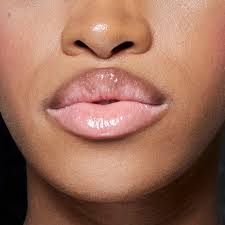
#> input picture test/test.jpg, 225 x 225 px
$ python -i enhanced_features.py   (imports and definitions only)
#> lines starting #> are read from the running program, lines starting #| are printed output that depends on the picture
# enhanced_features.py
import cv2
import numpy as np
from skimage import feature, color
import pandas as pd
from PIL import Image
import pillow_heif
from sklearn.model_selection import train_test_split
from sklearn.metrics import mean_absolute_error
from sklearn.ensemble import RandomForestRegressor

# [1 line not run here, left out]
# [1 line that did not run here, left out]
data_dir = "DSA/data"
# [1 line that did not run here, left out]

def extract_advanced_features(image_path):
    """Extract comprehensive features from lip images"""
#> called with image_path = '../test/test.jpg'
    img = np.array(Image.open(image_path))
#> img is the input picture: shape (225, 225, 3); mean R, G, B 155.7, 109, 89.5

    hsv = cv2.cvtColor(img, cv2.COLOR_RGB2HSV)
#> hsv: shape (225, 225, 3); mean H, S, V 16.4, 118.4, 155.8
    lab = cv2.cvtColor(img, cv2.COLOR_RGB2LAB)
#> lab: shape (225, 225, 3); mean of channels 0, 1, 2 126.2, 144.1, 146.1

    features = []

    for channel in range(3):
        features.extend([
            np.mean(img[:,:,channel]),
            np.std(img[:,:,channel]),
            np.median(img[:,:,channel]),
            np.percentile(img[:,:,channel], 25),
            np.percentile(img[:,:,channel], 75)
        ])
#> after the loop, features = [155.7, 66.63, 184, 105, 207, 109, 53.29, 124, 65, 153, 89.5, 48.46, 97, 50, 127]

    for channel in range(3):
        features.extend([
            np.mean(hsv[:,:,channel]),
            np.std(hsv[:,:,channel])
        ])
#> after the loop, features = [155.7, 66.63, 184, 105, 207, 109, 53.29, 124, 65, 153, 89.5, 48.46, 97, 50, 127, 16.39, 32.16, 118.4, 40.32, 155.8, 66.48]

    for channel in range(3):
        features.extend([
            np.mean(lab[:,:,channel]),
            np.std(lab[:,:,channel])
        ])
#> after the loop, features = 27 values, max 207 at index 4, min 6.15 at index 24, mean 94.54

    gray = cv2.cvtColor(img, cv2.COLOR_RGB2GRAY)
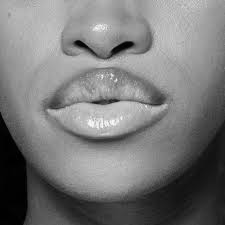
#> gray: shape (225, 225); min 0, max 251, mean 120.7

    lbp = feature.local_binary_pattern(gray, 24, 3)
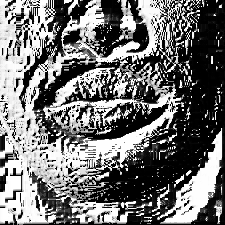
#> lbp: shape (225, 225) float64; min 0, max 16777215, mean 7572958.7; drawn with min black and max white
    features.extend([
        np.mean(lbp),
        np.std(lbp)
    ])

    red_green_ratio = np.mean(img[:,:,0]) / (np.mean(img[:,:,1]) + 1e-8)
#> red_green_ratio = 1.43
    red_blue_ratio = np.mean(img[:,:,0]) / (np.mean(img[:,:,2]) + 1e-8)
#> red_blue_ratio = 1.74
    features.extend([red_green_ratio, red_blue_ratio])

    return features

# [1 line that did not run here, left out]
# [1 line that did not run here, left out]

# [1 line that did not run here, left out]

rf_model = RandomForestRegressor(n_estimators=100, random_state=42)
# [1 line not run here, left out]
# [1 line that did not run here, left out]
# [1 line that did not run here, left out]
# [1 line not run here, left out]

>>> result = extract_advanced_features('../test/test.jpg')
#> result = 31 values, max 7572958.7 at index 27, min 1.43 at index 29, mean 481152.7
